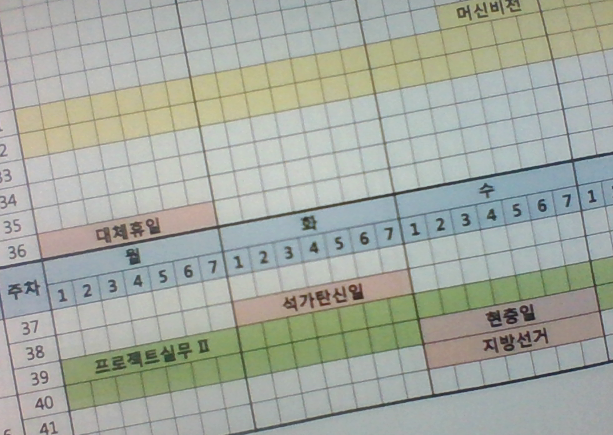
#> input picture timetable.png, 613 x 435 px
$ python p28canny.py
#> lines starting #> are read from the running program, lines starting #| are printed output that depends on the picture
import cv2
import numpy as np
from matplotlib import pyplot as plt

img = cv2.imread('timetable.png',0)
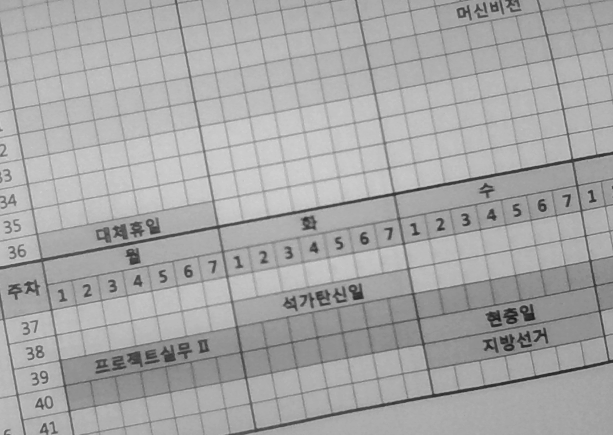
#> img: shape (435, 613); min 21, max 210, mean 166.7
edges = cv2.Canny(img,30,200)
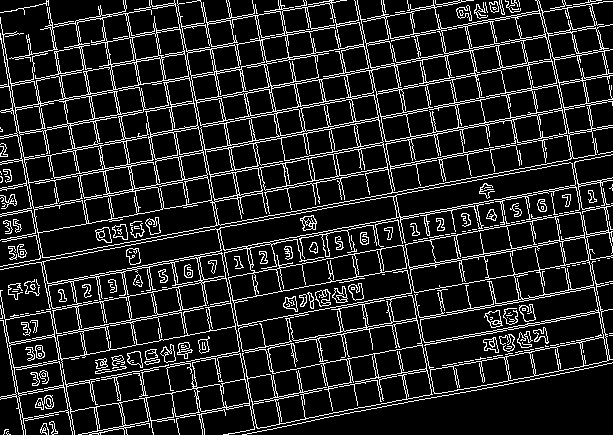
#> edges: shape (435, 613); 13.4% white in thin lines or dots
edges2 = cv2.Canny(img,100,200)
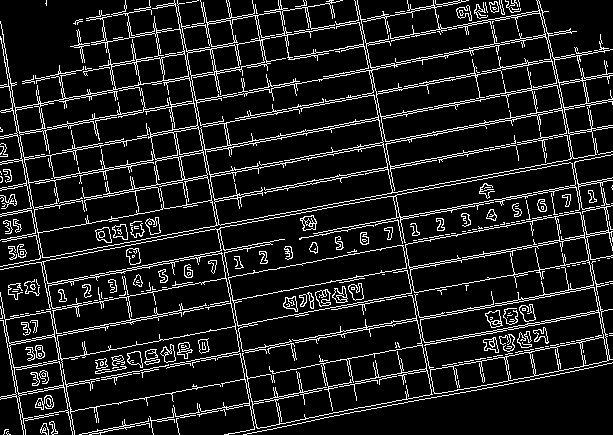
#> edges2: shape (435, 613); 11.2% white in thin lines or dots
edges3 = cv2.Canny(img,150,200)
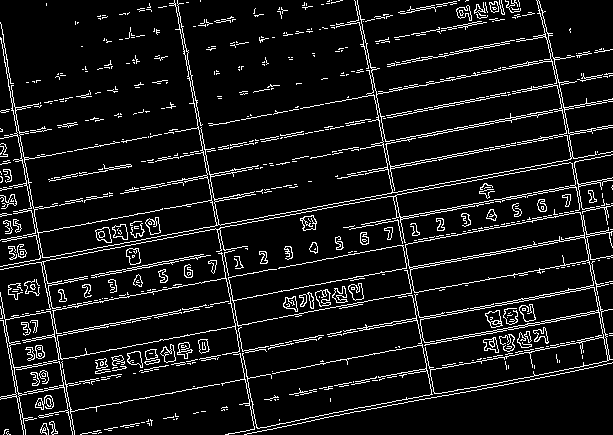
#> edges3: shape (435, 613); 8.3% white in thin lines or dots

plt.subplot(221),plt.imshow(img,cmap = 'gray')
plt.title('Original Image'), plt.xticks([]), plt.yticks([])
plt.subplot(222),plt.imshow(edges,cmap = 'gray')
plt.title('Edge Image'), plt.xticks([]), plt.yticks([])
plt.subplot(223),plt.imshow(edges2,cmap = 'gray')
plt.title('Edge Image2'), plt.xticks([]), plt.yticks([])
plt.subplot(224),plt.imshow(edges3,cmap = 'gray')
plt.title('Edge Image3'), plt.xticks([]), plt.yticks([])

plt.show()
